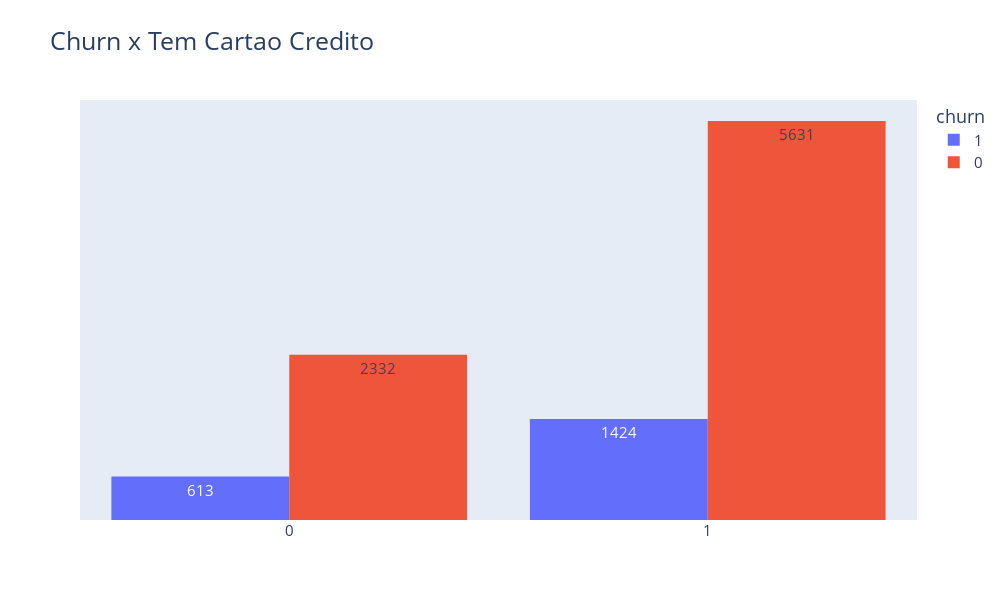

Notebook source saved alongside this figure:
### Code cell
#Grafico Churn x Tem Cartão Credito
fig = px.histogram(dados, x = 'tem_cartao_credito', text_auto = True, color = 'churn', barmode = 'group',title = 'Churn x Tem Cartao Credito')

fig = fig.update_layout(title_font_size=25,height=600, width=1000,
                  font_size=15,bargap=0.15,
                  yaxis={'visible': False, 'showticklabels': False},xaxis_title=None)
fig.show()

### Figure 1 — Plotly figure (JSON) as saved in the notebook; plotly's stock layout.template omitted (floating-point values rounded to 4 significant figures; data arrays with more than 128 entries replaced by an {"elided": "..."} marker saying what was removed)
{"data": [{"alignmentgroup": "True", "bingroup": "x", "hovertemplate": "churn=1<br>tem_cartao_credito=%{x}<br>count=%{y}<extra></extra>", "legendgroup": "1", "marker": {"color": "#636efa", "pattern": {"shape": ""}}, "name": "1", "offsetgroup": "1", "orientation": "v", "showlegend": true, "texttemplate": "%{value}", "type": "histogram", "x": {"elided": "2037 int values"}, "xaxis": "x", "yaxis": "y"}, {"alignmentgroup": "True", "bingroup": "x", "hovertemplate": "churn=0<br>tem_cartao_credito=%{x}<br>count=%{y}<extra></extra>", "legendgroup": "0", "marker": {"color": "#EF553B", "pattern": {"shape": ""}}, "name": "0", "offsetgroup": "0", "orientation": "v", "showlegend": true, "texttemplate": "%{value}", "type": "histogram", "x": {"elided": "7963 int values"}, "xaxis": "x", "yaxis": "y"}], "layout": {"bargap": 0.15, "barmode": "group", "font": {"size": 15}, "height": 600, "legend": {"title": {"text": "churn"}, "tracegroupgap": 0}, "title": {"font": {"size": 25}, "text": "Churn x Tem Cartao Credito"}, "width": 1000, "xaxis": {"anchor": "y", "domain": [0, 1], "title": {}}, "yaxis": {"anchor": "x", "domain": [0, 1], "showticklabels": false, "title": {"text": "count"}, "visible": false}}}
